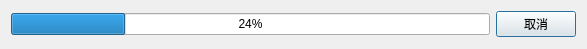
<?xml version="1.0" encoding="UTF-8"?>
<ui version="4.0">
 <class>OBNReadLogInformProgress</class>
 <widget class="QDialog" name="OBNReadLogInformProgress">
  <property name="geometry">
   <rect>
    <x>0</x>
    <y>0</y>
    <width>587</width>
    <height>49</height>
   </rect>
  </property>
  <property name="sizePolicy">
   <sizepolicy hsizetype="Expanding" vsizetype="Preferred">
    <horstretch>0</horstretch>
    <verstretch>0</verstretch>
   </sizepolicy>
  </property>
  <property name="maximumSize">
   <size>
    <width>16777215</width>
    <height>49</height>
   </size>
  </property>
  <property name="windowTitle">
   <string>Dialog</string>
  </property>
  <layout class="QGridLayout" name="gridLayout">
   <item row="0" column="0">
    <widget class="QProgressBar" name="progressBar">
     <property name="value">
      <number>24</number>
     </property>
    </widget>
   </item>
   <item row="0" column="1">
    <widget class="QPushButton" name="pushButtonCabcel">
     <property name="text">
      <string>取消</string>
     </property>
    </widget>
   </item>
  </layout>
 </widget>
 <resources/>
 <connections/>
</ui>
